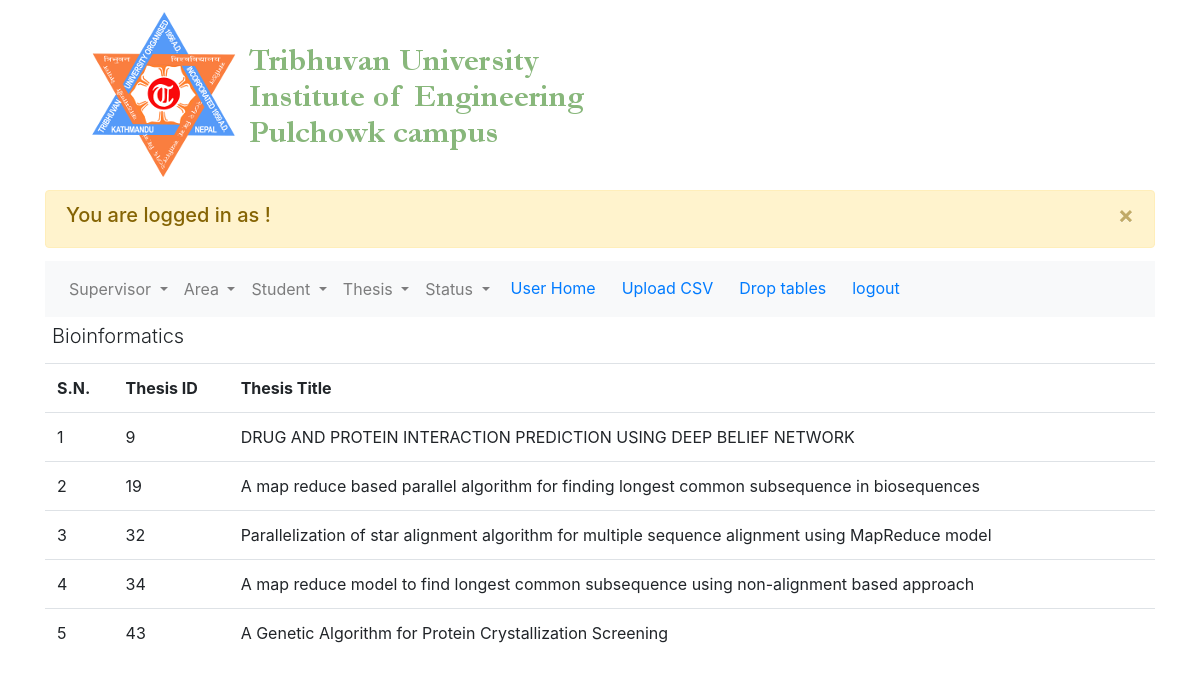
Page /areaDetails.php?area_id=9 (signed in) on the committed database.
### tables this page shows
CREATE TABLE `area` (
  `id` int(11) NOT NULL,
  `name` varchar(20) NOT NULL
);

CREATE TABLE `thesis` (
  `id` int(11) NOT NULL,
  `sup_id` int(11) NOT NULL,
  `title` varchar(250) NOT NULL
);

### areaDetails.php (the view, shortened to what this page needs)
<?php
	if ($_SESSION['loggedin'])
	{
		include('header.php');
		include('nav.php');
		include("connection.php");
		$id = $_GET['area_id'];
		$query = "SELECT title thesis_title, thesis.id t_id
		FROM area
		INNER JOIN thesis_has_area on area.id = thesis_has_area.area_id
		INNER JOIN thesis on thesis_has_area.thesis_id = thesis.id
		WHERE area.id = '$id'" ;
		$data = mysqli_query($conn, $query);
		$records = mysqli_num_rows($data);
		$query_area="SELECT * FROM area WHERE id='$id' ";
		$res_area=mysqli_query($conn, $query_area);
		$row_area=mysqli_fetch_assoc($res_area);
		$area_name=$row_area['name'];
		if($records != 0){
		?>
				<h4 class="lead" style="padding: 7px;"><?php echo $area_name; ?></h4>
				<div>
				<table class="table">
				    <tr>
				      <th>S.N.</th>
				      <th>Thesis ID</th>
				      <th scope="col">Thesis Title</th>
				    </tr>
		<?php
				$sn = 0;
			while($fetch = mysqli_fetch_assoc($data))
			{
				echo "<tr>
						<td>".++$sn."</td>
						<td>".$fetch['t_id']."</td>
						<td>".$fetch['thesis_title']."</td>
					  </tr>";
			}
		}
		else{
			echo "<script>alert('Thesis under this area not found.')</script>";
		?>
			<META HTTP-EQUIV="Refresh" CONTENT="0; URL=http://localhost/project/showArea.php">
		<?php
			}
		?>
				</table>
				</div>
			</body>
		</html>
	<?php
	}
	else
	{
		header('Location: adminIOE.php');
	}
?>

### rows in the picture
area: name "Bioinformatics"
thesis: id "9", title "DRUG AND PROTEIN INTERACTION PREDICTION USING DEEP BELIEF NETWORK"
thesis: id "19", title "A map reduce based parallel algorithm for finding longest common subsequence in biosequences"
thesis: id "32", title "Parallelization of star alignment algorithm for multiple sequence alignment using MapReduce model"
thesis: id "34", title "A map reduce model to find longest common subsequence using non-alignment based approach"
thesis: id "43", title "A Genetic Algorithm for Protein Crystallization Screening"
